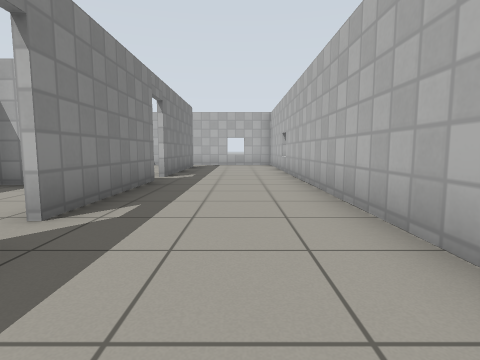
[1] (above)

15 first-person views from a walk through a Gazebo world. The camera is 0.72 m above the floor, tilts 6° down and sees 80° across. The floor is counted in squares, 1 m on a side. Each view is taken from the middle of a square. On the plan, view 1 faces up. The plan holds only what a view shows up to about 10 squares ahead; the rest is blank. Simple patterns stand in for the simulator's built-in surfaces.

[2]
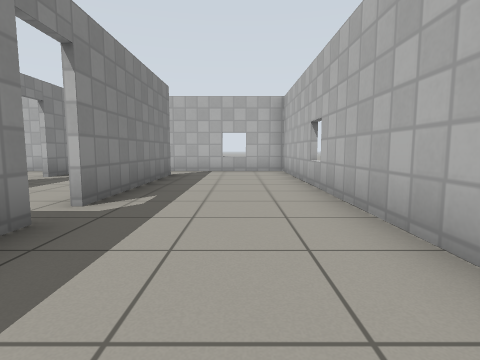

[3]
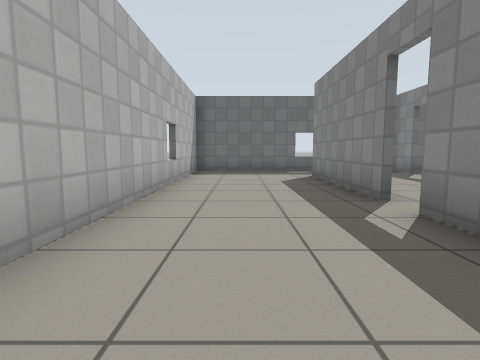

[4]
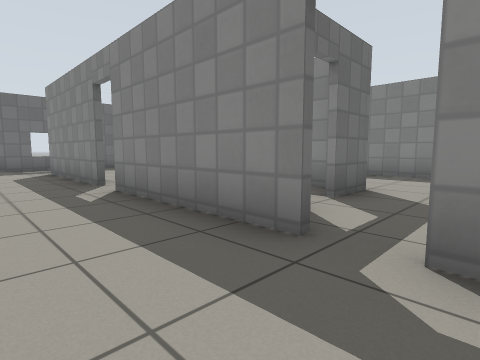

[5]
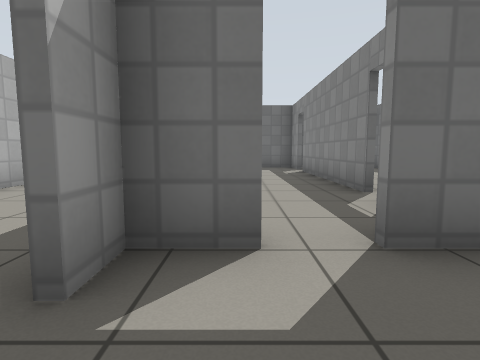

[6]
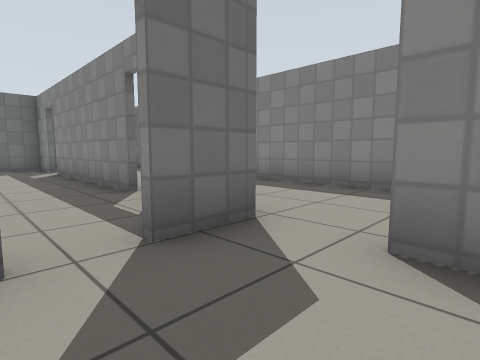

[7]
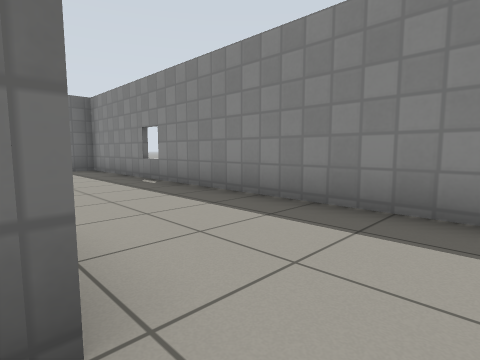

[8]
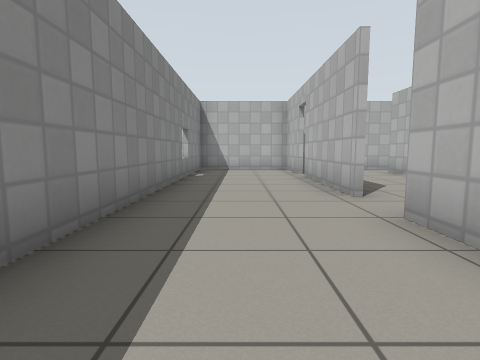

[9]
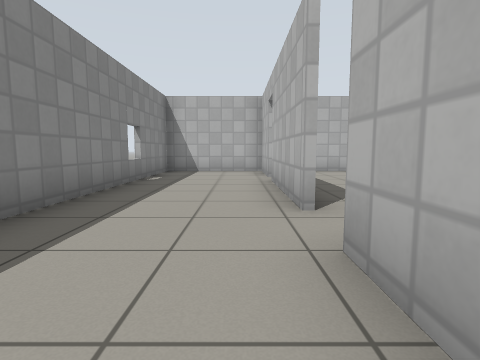

[10]
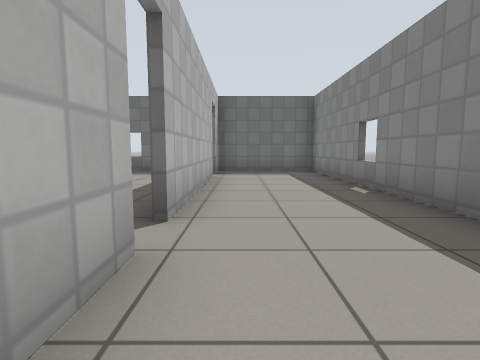

[11]
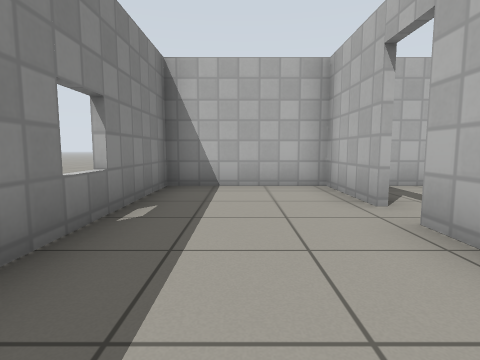

[12]
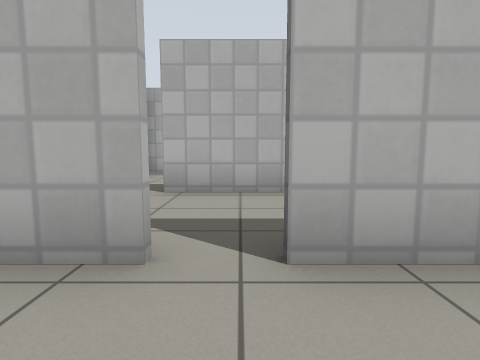

[13]
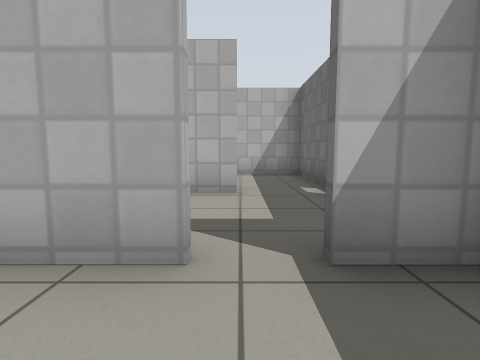

[14]
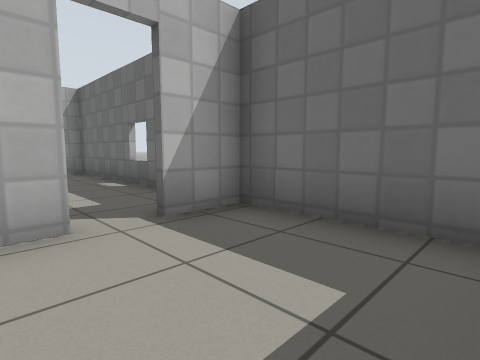

[15]
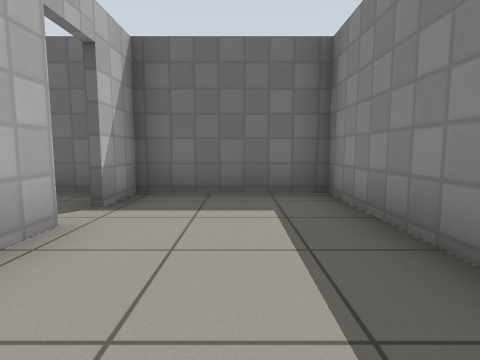

### Floor plan
Points are (right, up) in squares from view 1. A wall is a line through its corners. A room is listed if a view was taken in it or the views show most of it. See-through windows are left out.
Room 1 (views 1, 2, 3, 4)
walls: (-2, 6.8) (-2, 2.8); (-2, 2) (-2, -2); (-2, 12.4) (-2, 7.5); (-2.4, -3.7) (1.5, -3.7) (1.5, 13.7) (-2.5, 13.7)
ways out: opening at (-2, 13) to room 2; open door at (-2, 7) to room 2; opening at (-2, -2.5) to room 4; open door at (-2, 2.5) to room 4
Room 2 (views 5, 6, 7)
walls: (-2.2, 10.1) (-2.2, 12.4); (-5.1, 7.9) (-5.1, 7.2); (-5.1, 12.6) (-5.1, 11.5); (-2.5, 13.7) (-5, 13.7); (-3.3, 6) (-2.2, 6) (-2.2, 6.8); (-5.3, 6) (-4, 6)
ways out: opening at (-2, 13) to room 1; open door at (-2, 7) to room 1; opening at (-5, 7) to room 3; open door at (-5, 11) to room 3; open door at (-3.5, 6) to room 4
Room 3 (views 8, 9, 10, 11, 12, 13, 14, 15)
walls: (-5.3, 4) (-5.3, 6); (-5.3, 7.2) (-5.3, 10.8); (-5.3, 11.5) (-5.3, 13.8); (-5.3, -1.8) (-5.3, 3.2); (-5, 13.7) (-8.5, 13.7) (-8.5, -3.7) (-5.3, -3.7) (-5.3, -2.5)
ways out: opening at (-5, 7) to room 2; open door at (-5, 11) to room 2; open door at (-5, -2) to room 4; open door at (-5, 3.5) to room 4
Room 4 (no view inside)
walls: (-5.1, 3.2) (-5.1, -1.8); (-2.2, -2) (-2.2, -1.1); (-5.1, -2.5) (-5.1, -3.7) (-2.4, -3.7); (-5.1, 5.4) (-5.1, 4.9)
ways out: opening at (-2, -2.5) to room 1; open door at (-2, 2.5) to room 1; open door at (-3.5, 6) to room 2; open door at (-5, -2) to room 3; open door at (-5, 3.5) to room 3

Positions as (right, up) in squares from view 1, and headings:
1: (0, 0), facing up
2: (0, 4), facing up
3: (0, 6), facing down
4: (0, 8), facing down-left
5: (-3, 8), facing down
6: (-3, 8), facing down-left
7: (-5, 7), facing down-left
8: (-7, 3), facing up
9: (-6, 4), facing up
10: (-6, 6), facing down
11: (-7, 8), facing up
12: (-7, 11), facing right
13: (-7, -2), facing right
14: (-8, -1), facing down-right
15: (-7, 1), facing down
